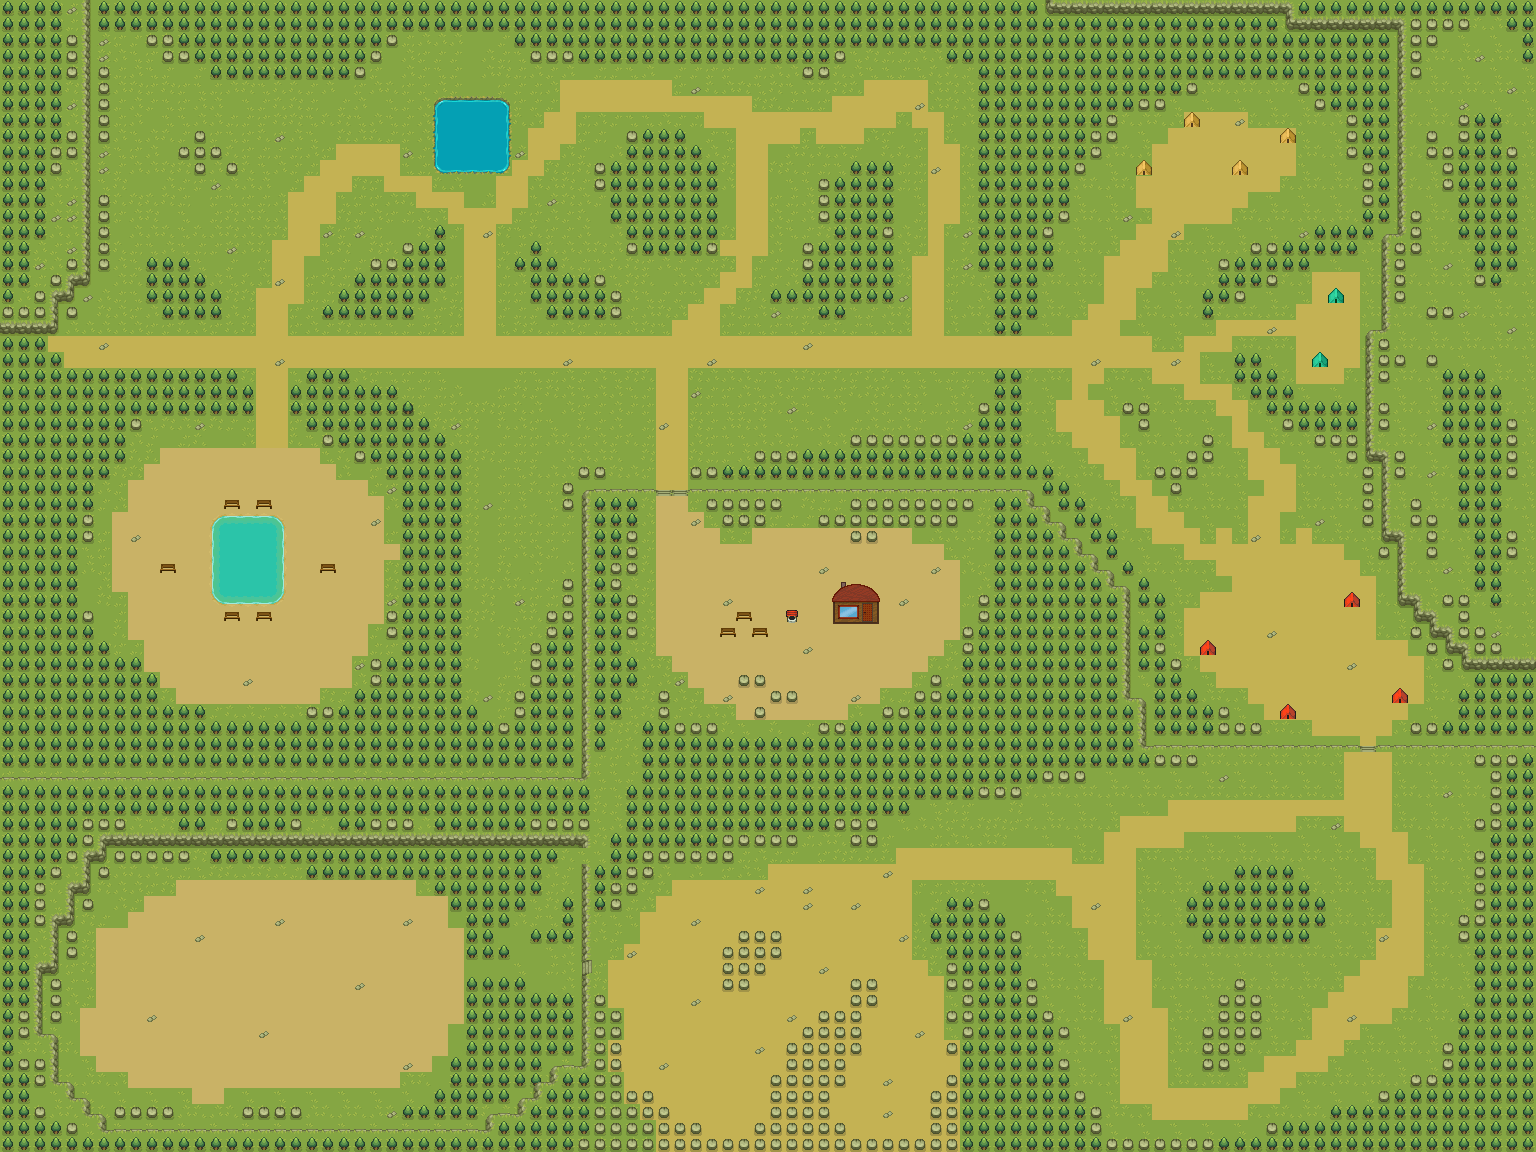

Rendered tile map (Tiled .tmx) drawn with the repository's tilesets; below, a short description and the map source with its tile grids summarised:
An orthogonal 96x72 tile map with 16x16 px tiles, 10 tile layers (world, stairs, rock, Trees, ...), 2 hidden layers not drawn, 2 tilesets and 41 objects (AliceSpawnPoint, MerchantSpawnPoint, MageSpawnPoint, SpawnPoint, Slime1Spawn, ...).

<map version="1.10" tiledversion="1.10.2" orientation="orthogonal" renderorder="right-down" width="96" height="72" tilewidth="16" tileheight="16" infinite="0" nextlayerid="33" nextobjectid="73">
 <tileset firstgid="1" name="tileset" tilewidth="16" tileheight="16" tilecount="1755" columns="27">
  <image source="sprite.png" width="432" height="1040" />
 </tileset>
 <tileset firstgid="1756" name="home" tilewidth="16" tileheight="16" tilecount="24" columns="8">
  <image source="anfisassprite.png" width="128" height="48" />
  <tile id="0">
   <properties>
    <property name="collision" type="bool" value="true" />
   </properties>
  </tile>
 </tileset>
 <layer id="1" name="world" width="96" height="72">
  <data>[6912 cells, 6912 non-empty, 13 distinct tile ids]</data>
 </layer>
 <layer id="19" name="stairs" width="96" height="72">
  <data>[6912 cells, 4 non-empty, 2 distinct tile ids]</data>
 </layer>
 <layer id="5" name="rock" width="96" height="72">
  <properties>
   <property name="collision" type="bool" value="true" />
  </properties>
  <data>[6912 cells, 479 non-empty, 1 distinct tile ids]</data>
 </layer>
 <layer id="3" name="Trees" width="96" height="72">
  <properties>
   <property name="collision" type="bool" value="true" />
  </properties>
  <data>[6912 cells, 2171 non-empty, 2 distinct tile ids]</data>
 </layer>
 <layer id="7" name="pebbles" width="96" height="72">
  <data>[6912 cells, 110 non-empty, 1 distinct tile ids]</data>
 </layer>
 <layer id="24" name="nocollisionobjects" width="96" height="72">
  <data>[6912 cells, 3 non-empty, 1 distinct tile ids]</data>
 </layer>
 <layer id="21" name="objects" width="96" height="72">
  <properties>
   <property name="collision" type="bool" value="true" />
  </properties>
  <data>[6912 cells, 26 non-empty, 14 distinct tile ids]</data>
 </layer>
 <objectgroup id="29" name="NPC_Spawn">
  <object id="26" name="AliceSpawnPoint" x="743.5" y="612" width="1" height="1" />
  <object id="29" name="MerchantSpawnPoint" x="327.5" y="563" width="1" height="1" />
  <object id="30" name="MageSpawnPoint" x="167.5" y="563" width="1" height="1" />
 </objectgroup>
 <objectgroup id="20" name="Spawn">
  <object id="17" name="SpawnPoint" x="866.545" y="633.94" width="1" height="1" />
  <object id="18" name="Slime1Spawn" x="679.455" y="279.545" width="1" height="1" />
  <object id="19" name="Slime2Spawn" x="411.652" y="147.841" width="1" height="1" />
  <object id="21" name="Slime3Spawn" x="906.378" y="67.432" width="1" height="1" />
  <object id="27" name="Slime4Spawn" x="743.258" y="87.9848" width="1" height="1" />
  <object id="31" name="Slime5Spawn" x="540.318" y="192.977" width="1" height="1" />
  <object id="32" name="Slime6Spawn" x="329.833" y="259.5" width="1" height="1" />
  <object id="33" name="Slime7Spawn" x="249.167" y="138.833" width="1" height="1" />
  <object id="34" name="Slime8Spawn" x="154.5" y="210.167" width="1" height="1" />
  <object id="35" name="Slime9Spawn" x="426.833" y="57.5" width="1" height="1" />
  <object id="36" name="Slime10Spawn" x="494.167" y="661.167" width="1" height="1" />
  <object id="37" name="Slime11Spawn" x="515.712" y="527.803" width="1" height="1" />
  <object id="41" name="Slime12Spawn" x="882.5" y="331.5" width="1" height="1" />
  <object id="42" name="Slime13Spawn" x="819.5" y="426.5" width="1" height="1" />
  <object id="44" name="Ghost1Spawn" x="1139.5" y="1102.17" width="1" height="1" />
  <object id="45" name="Ghost2Spawn" x="1312.83" y="1094.17" width="1" height="1" />
  <object id="46" name="Ghost3Spawn" x="1284.83" y="976.833" width="1" height="1" />
  <object id="47" name="Ghost4Spawn" x="1424.83" y="1038.17" width="1" height="1" />
  <object id="48" name="Ghost5Spawn" x="1315.5" y="855.5" width="1" height="1" />
  <object id="49" name="Ghost6Spawn" x="1446.17" y="779.5" width="1" height="1" />
  <object id="50" name="Ghost7Spawn" x="1146.17" y="792.833" width="1" height="1" />
  <object id="51" name="Ghost8Spawn" x="1051.5" y="924.833" width="1" height="1" />
  <object id="53" name="Pillager1Spawn" x="1243.5" y="676" width="1" height="1" />
  <object id="54" name="Pillager2Spawn" x="1338.5" y="721" width="1" height="1" />
  <object id="55" name="Pillager3Spawn" x="1399.5" y="675" width="1" height="1" />
  <object id="56" name="Pillager41Spawn" x="1334" y="572.5" width="1" height="1" />
  <object id="57" name="Pillager5Spawn" x="1285.5" y="362" width="1" height="1" />
  <object id="58" name="Pillager6Spawn" x="1317" y="284.5" width="1" height="1" />
  <object id="59" name="Pillager7Spawn" x="1178.5" y="140" width="1" height="1" />
  <object id="60" name="Pillager8Spawn" x="1122.5" y="197" width="1" height="1" />
  <object id="61" name="Pillager9Spawn" x="1226" y="206" width="1" height="1" />
  <object id="62" name="Pillager10Spawn" x="1306" y="161" width="1" height="1" />
  <object id="63" name="Pillager11Spawn" x="1166.5" y="436.5" width="1" height="1" />
  <object id="65" name="Golem1Spawn" x="894.833" y="1096.83" width="1" height="1" />
  <object id="66" name="Golem2Spawn" x="721.5" y="1082.17" width="1" height="1" />
  <object id="67" name="Golem3Spawn" x="664.833" y="937.5" width="1" height="1" />
  <object id="68" name="Golem4Spawn" x="832.167" y="911.5" width="1" height="1" />
  <object id="69" name="BossSpawn" x="121.167" y="1031.83" width="1" height="1" />
 </objectgroup>
 <layer id="6" name="water" width="96" height="72">
  <properties>
   <property name="collision" type="bool" value="true" />
  </properties>
  <data>[6912 cells, 55 non-empty, 18 distinct tile ids]</data>
 </layer>
 <layer id="4" name="cliff" width="96" height="72">
  <properties>
   <property name="collision" type="bool" value="true" />
  </properties>
  <data>[6912 cells, 331 non-empty, 21 distinct tile ids]</data>
 </layer>
 <layer id="32" name="bossArena" width="96" height="72">
  <properties>
   <property name="collision" type="bool" value="false" />
  </properties>
  <data>[6912 cells, 0 non-empty, 0 distinct tile ids]</data>
 </layer>
 <layer id="23" name="EdgeCollision" width="96" height="72" visible="0">
  <properties>
   <property name="collision" type="bool" value="true" />
  </properties>
  <data>[6912 cells, 332 non-empty, 1 distinct tile ids]</data>
 </layer>
 <layer id="30" name="invisiblecollision" width="96" height="72" visible="0">
  <properties>
   <property name="collision" type="bool" value="true" />
  </properties>
  <data>[6912 cells, 18 non-empty, 1 distinct tile ids]</data>
 </layer>
</map>
